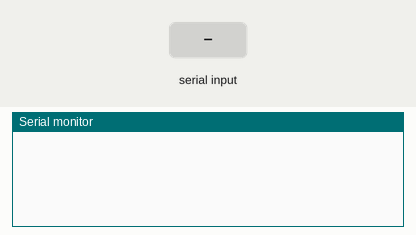
Simulated run of this sketch. Board: Arduino Uno, built with avr-gcc and run on an emulated ATmega328P. On the bench: the last lines printed to the serial monitor. Inputs (shaded band) come from the test bench.

Above: at 1.2 s.
1.3 s: "90,45\n" received over Serial
At 2.5 s:
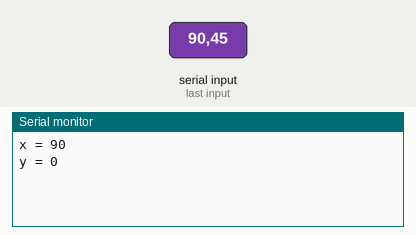
2.8 s: "30,150\n" received over Serial
At 3.7 s:
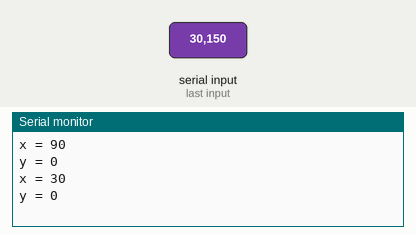

The sketch:

makerobot.ino
```cpp
int x;
int y;

void setup() {
  Serial.begin(115200);
  Serial.setTimeout(1);
}

void loop() {
  // On attend que des données soient reçues
  while (!Serial.available());

  // On sépare x et y
  String tmp = Serial.readString();
  int sep = tmp.indexOf(',');
  String xString = tmp.substring(0, sep);
  String yString = tmp.substring(sep, tmp.length());

  // On cast les string en int (c'est le type d'origine)
  int x = xString.toInt();
  int y = yString.toInt();

  Serial.print("x = ");
  Serial.println(x);
  Serial.print("y = ");
  Serial.println(y);
}
```

Measured:
- after the input at 1.3 s, the serial monitor: prints a new line at once (image 1)
- after the input at 2.8 s, the serial monitor: prints a new line at once (image 2)
